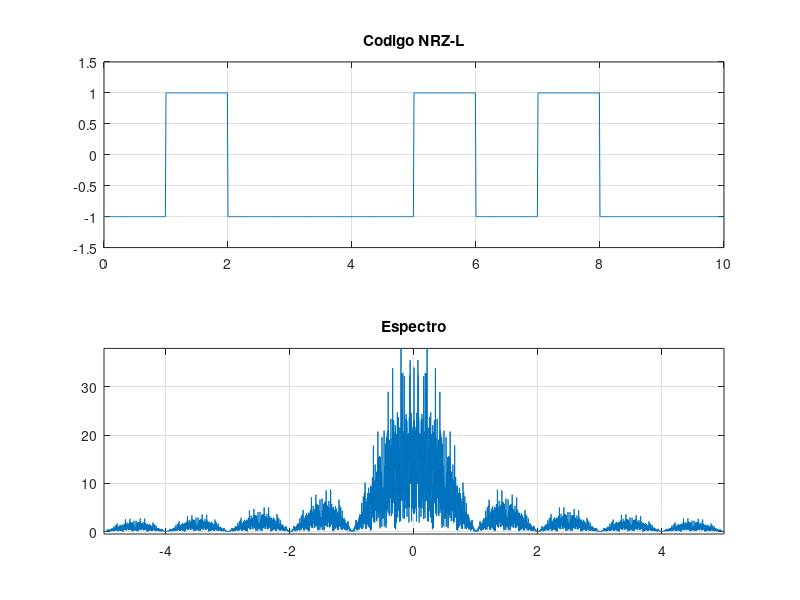
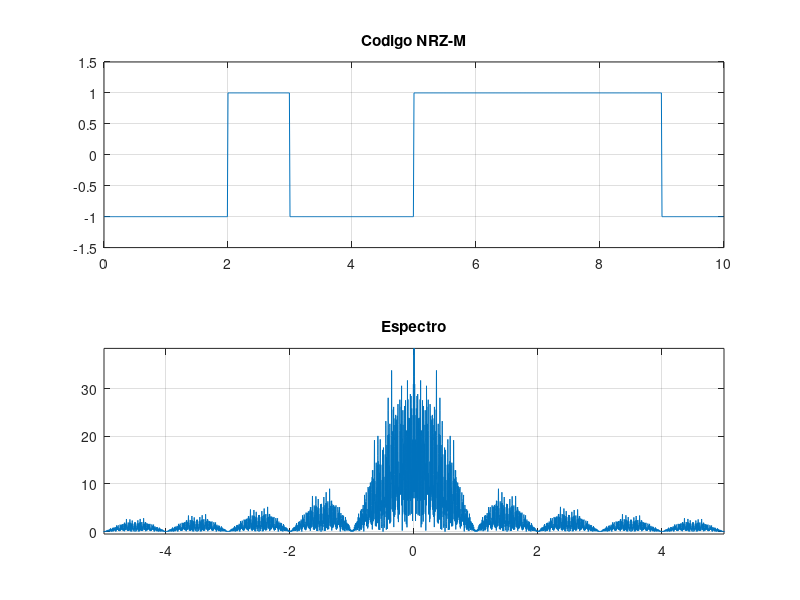
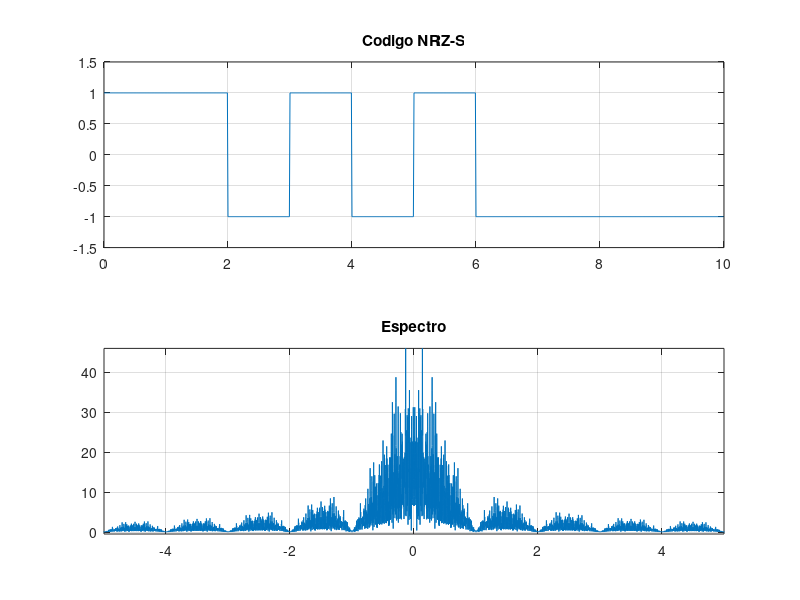
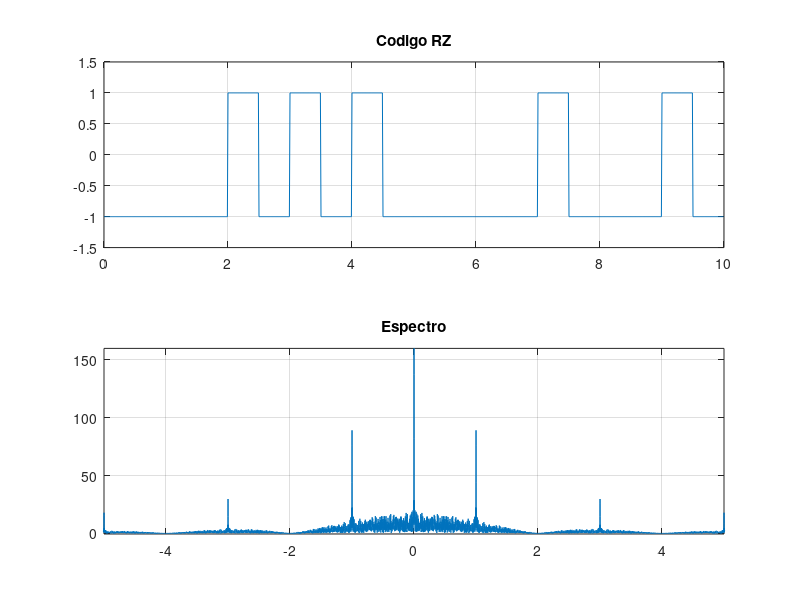

Here is the MATLAB script that generated these plots, in order:
clear all;
close all;

ts=1/100;
Tb=1;
%N=20;
N=10;
t=0:ts:N*Tb-ts;

%% NRZ-L
s1=ones(1,100);
bits=randint(1,N)*2-1;
nrzl=[];
for n=1:N
    nrzl=[nrzl s1*bits(n)];
end
figure(1);
subplot(2, 1, 1);
plot(t, nrzl);
title('Codigo NRZ-L');
axis([0, N -1.5 1.5]);
grid on;

% Espectro NRZL
N=300;
nrzl=[];
bits=randint(1,N)*2-1; %Quitamos corriente directa modificando los niveles
for n=1:N
    nrzl=[nrzl s1*bits(n)];
end
NRZL=fftshift(fft(nrzl,100000))*ts;
f=linspace(-1/(2*ts),1/(2*ts),length(NRZL));
subplot(2, 1, 2);
plot(f, abs(NRZL));
title('Espectro');
axis([-5 5 -0.5 max(abs(NRZL))]);
grid on;

%% NRZ-M
N=10;
s1=ones(1,100);
bits=randint(1,N)*2-1;
nrzm=[];
marca=bits(1);
for n=1:N
    if(bits(n)==1)
        marca=-1*marca;
    end
    nrzm=[nrzm s1*marca];
end
figure(2);
subplot(2, 1, 1);
plot(t, nrzm);
title('Codigo NRZ-M');
axis([0, N -1.5 1.5]);
grid on;

% Espectro NRZ-M
N=300;
nrzm=[];
bits=randint(1,N)*2-1; %Quitamos corriente directa modificando los niveles
marca=bits(1);
for n=1:N
    if(bits(n)==1)
        marca=-1*marca;
    end
    nrzm=[nrzm s1*marca];
end
NRZM=fftshift(fft(nrzm,100000))*ts;
f=linspace(-1/(2*ts),1/(2*ts),length(NRZM));
subplot(2, 1, 2);
plot(f, abs(NRZM));
title('Espectro');
axis([-5 5 -0.5 max(abs(NRZM))]);
grid on;

%% NRZ-S
N=10;
s1=ones(1,100);
bits=randint(1,N)*2-1;
nrzs=[];
marca=bits(1);
for n=1:N
    if(bits(n)==-1)
        marca=-1*marca;
    end
    nrzs=[nrzs s1*marca];
end
figure(3);
subplot(2, 1, 1);
plot(t, nrzs);
title('Codigo NRZ-S');
axis([0, N -1.5 1.5]);
grid on;

% Espectro NRZ-S
N=300;
nrzs=[];
bits=randint(1,N)*2-1; %Quitamos corriente directa modificando los niveles
marca=bits(1);
for n=1:N
    if(bits(n)==1)
        marca=-1*marca;
    end
    nrzs=[nrzs s1*marca];
end
NRZS=fftshift(fft(nrzs,100000))*ts;
f=linspace(-1/(2*ts),1/(2*ts),length(NRZS));
subplot(2, 1, 2);
plot(f, abs(NRZS));
title('Espectro');
axis([-5 5 -0.5 max(abs(NRZS))]);
grid on;

%% RZ
N=10;
s1=ones(1,100);
bits=randint(1,N)*2-1;
rz=[];
for n=1:N
    if(bits(n)==1)
        rz=[rz s1(1:50)*bits(n)];
        rz=[rz s1(51:100)*-bits(n)];
    else
        rz=[rz s1(1:50)*bits(n)];
        rz=[rz s1(51:100)*bits(n)];
    end
end
figure(4);
subplot(2, 1, 1);
plot(t, rz);
title('Codigo RZ');
axis([0, N -1.5 1.5]);
grid on;

% Espectro RZ
N=300;
rz=[];
bits=randint(1,N)*2-1; %Quitamos corriente directa modificando los niveles
for n=1:N
    if(bits(n)==1)
        rz=[rz s1(1:50)*bits(n)];
        rz=[rz s1(51:100)*-bits(n)];
    else
        rz=[rz s1*bits(n)];
    end
end
RZ=fftshift(fft(rz,100000))*ts;
f=linspace(-1/(2*ts),1/(2*ts),length(RZ));
subplot(2, 1, 2);
plot(f, abs(RZ));
title('Espectro');
axis([-5 5 -0.5 max(abs(RZ))]);
grid on;

%% Bipolar
N=10;
s1=ones(1,100);
bits=randint(1,N)*2-1;
%bits=[1 -1 -1 1 -1 -1 1 1 1 -1 -1 -1 1]
bp=[];
if(bits(1))
    pico='a';
else
    pico='b';
end

for n=1:N
    if(bits(n)==1)
        if(pico=='a')
            bp=[bp s1(1:50)*bits(n)];
            bp=[bp s1(51:100)*0];
            pico='b';
        else
            bp=[bp s1(1:50)*-bits(n)];
            bp=[bp s1(51:100)*0];
            pico='a';
        end
    else
        bp=[bp s1*0];
    end
end
figure(5);
subplot(2, 1, 1);
plot(t, bp);
title('Codigo Bipolar');
axis([0, N -1.5 1.5]);
grid on;

% Espectro Bipolar
N=300;
bits=randint(1,N)*2-1; %Quitamos corriente directa modificando los niveles
bp=[];

if(bits(1))
    pico='a';
else
    pico='b';
end

for n=1:N
    if(bits(n)==1)
        if(pico=='a')
            bp=[bp s1(1:50)*bits(n)];
            bp=[bp s1(51:100)*0];
            pico='b';
        else
            bp=[bp s1(1:50)*-bits(n)];
            bp=[bp s1(51:100)*0];
            pico='a';
        end
    else
        bp=[bp s1*0];
    end
end
BP=fftshift(fft(bp,100000))*ts;
f=linspace(-1/(2*ts),1/(2*ts),length(BP));
subplot(2, 1, 2);
plot(f, abs(BP));
title('Espectro');
axis([-5 5 -0.5 max(abs(BP))]);
grid on;

%% Manchester
N=10;
s1=[ones(1,50) -1*ones(1,50)];
bits=randint(1,N)*2-1;
manchester=[];
for n=1:N
    manchester=[manchester s1*bits(n)];
end

figure(6);
subplot(2, 1, 1);
plot(t, manchester);
title('Codigo Manchester');
axis([0, N -1.5 1.5]);
grid on;

% Espectro Manchester
N=300;
nrzl=[];
bits=randint(1,N)*2-1; %Quitamos corriente directa modificando los niveles
for n=1:N
    manchester=[manchester s1*bits(n)];
end
MANCHESTER=fftshift(fft(manchester,100000))*ts;
f=linspace(-1/(2*ts),1/(2*ts),length(MANCHESTER));
subplot(2, 1, 2);
plot(f, abs(MANCHESTER));
title('Espectro');
axis([-5 5 -0.5 max(abs(MANCHESTER))]);
grid on;

%% Bifase Marca


%% Machester
%s0=[zeros(1,50) ones(1,50)]
%s1=[ones(1,50) zeros(1,50)]
